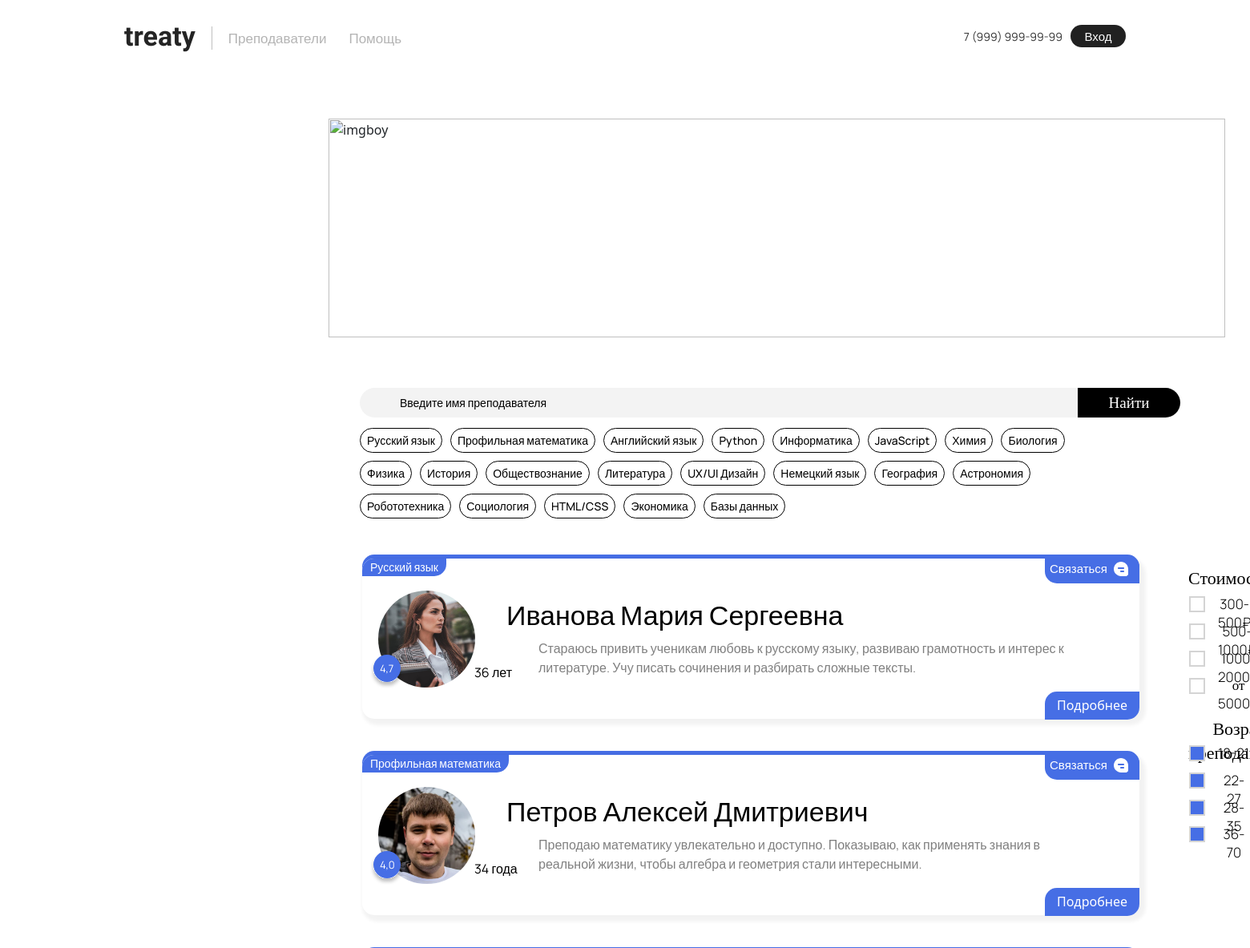
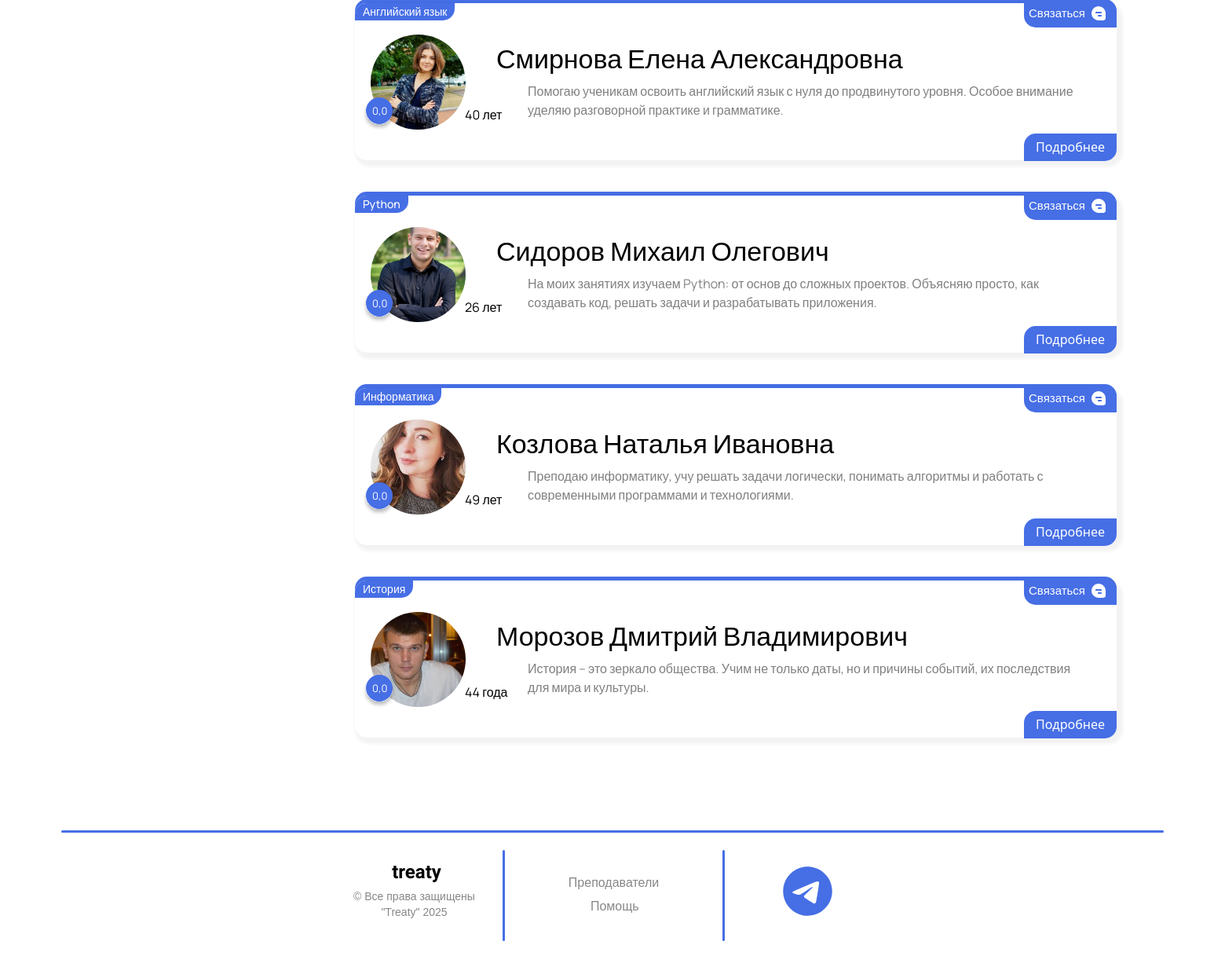
Screenshot of /catalog2/ with the database file from the repository (2 pictures, top to bottom).
### catalog2/models.py (models this page shows, shortened)
class Announcement(models.Model):
    subject = models.ForeignKey(
        Subject, on_delete=models.SET_NULL, null=True, verbose_name='Предмет'
    )
    description = models.CharField('Описание', max_length=250)
    created_at = models.DateTimeField(auto_now=True)
    is_approved = models.BooleanField('Одобрено', default=False)
    user = models.ForeignKey(
        CustomUser,
        on_delete=models.CASCADE,
        verbose_name='Пользователь',
        related_name='prepods',
    )
    class Meta:
        verbose_name = 'объявление'
        verbose_name_plural = 'Каталоги'

class Subject(models.Model):
    name = models.CharField('Название предмета', max_length=100)
    def __str__(self):
        return self.name
    class Meta:
        verbose_name = 'Предмет'
        verbose_name_plural = 'Предметы'

### main/models.py (models this page shows, shortened)
class CustomUser(AbstractUser):
    username = None
    email = models.EmailField(unique=True)
    birthday = models.DateField(null=True, blank=True)
    phone = models.CharField(max_length=15, blank=True)
    contact = models.CharField(max_length=50, blank=True)
    last_name = models.CharField(max_length=150, blank=False)  # Фамилия
    first_name = models.CharField(max_length=150, blank=False)  # Имя
    middle_name = models.CharField(max_length=150, blank=False)  # Отчество
    avatar = models.ImageField(upload_to='avatars/', null=True, blank=True)
    is_teacher = models.BooleanField(default=False)  # Заменили is_active на is_teacher
    is_staff = models.BooleanField(default=False)
    is_superuser = models.BooleanField(default=False)
    date_joined = models.DateTimeField(default=timezone.now)
    rating = models.FloatField(default=0.0)
    balance = models.DecimalField(
        max_digits=10,
        decimal_places=2,
        default=0.00
    )
    USERNAME_FIELD = 'email'
    REQUIRED_FIELDS = []
    objects = CustomUserManager()
    def get_display_name(self):
        return f"{self.first_name} {self.last_name[0]}.{self.middle_name[0]}."
    def get_age(self):
        if self.birthday:
            today = date.today()
            age = today.year - self.birthday.year
            if today.month < self.birthday.month or (
                today.month == self.birthday.month and today.day < self.birthday.day
            ):
                age -= 1
            if age % 10 == 1 and age % 100 != 11:
                age_str = f"{age} год"
            elif 2 <= age % 10 <= 4 and not (12 <= age % 100 <= 14):
                age_str = f"{age} года"
            else:
                age_str = f"{age} лет"
            return age_str
        return None

### catalog2/views.py (the view, shortened to what this page needs)
# urls.py: path('', views.catalog2_home, name='catalog2_home'),
def catalog2_home(request):
    if not request.user.is_authenticated and request.GET.get('action') == 'contact':
        messages.warning(request, 'Чтобы связаться, необходимо войти в аккаунт.')
        return redirect('catalog2_home')
    subjects_cache_key = 'all_subjects'
    subjects = cache.get(subjects_cache_key)
    if not subjects:
        subjects = Subject.objects.all()
        cache.set(subjects_cache_key, subjects, 60 * 60)  # Кэш на 1 час
    catalog2 = Announcement.objects.filter(is_approved=True).select_related('user')
    paginator = Paginator(catalog2, 10)  # 10 объявлений на страницу
    page_number = request.GET.get('page')
    page_obj = paginator.get_page(page_number)
    form = ReviewForm()
    return render(request, 'catalog2/catalog2_home.html', {
        'catalog2': page_obj,  # Передаем объект пагинации
        'form': form,
        'subjects': subjects,
    })

### catalog2/forms.py
class ReviewForm(forms.ModelForm):
    class Meta:
        model = Review
        fields = ['text', 'rating']
        widgets = {
            'text': forms.Textarea(attrs={'placeholder': 'Ваш отзыв...', 'rows': 3}),
            'rating': forms.HiddenInput(),  # Скрытое поле для рейтинга
        }

### catalog2/templates/catalog2/catalog2_home.html (shortened to what this page needs)
{% extends 'main/layout.html' %}
{% load static %}
{% block style %}
<link rel="stylesheet" href="{% static 'main/css/catalog2.css' %}">
{% endblock %}
{% block content %}
<div class="rightfilter">
    <div class="oplata">
        <div class="oplatatext">Стоимость</div>
        <div class="oplatatext">300-500₽</div>
        <div class="oplatatext">500-1000₽</div>
        <div class="oplatatext">1000-2000₽</div>
        <div class="oplatatext">от 5000₽</div>
        <div class="toggle2"></div>
        <div class="toggle2"></div>
        <div class="toggle2"></div>
        <div class="toggle2"></div>
    </div>
    <div class="agefilter">
        <div class="age1">Возраст преподавателя</div>
        <div class="age1">18-21</div>
        <div class="age1">22-27</div>
        <div class="age1">28-35</div>
        <div class="age1">36-70</div>
        <div class="agetoggle1" data-age-range="18-21"></div>
        <div class="agetoggle1" data-age-range="21-27"></div>
        <div class="agetoggle1" data-age-range="27-35"></div>
        <div class="agetoggle1" data-age-range="35-99"></div>
    </div>
</div>
<div>
    <div class="firsttextheaderimg">Ваша подготовка в наших руках</div>
    <div class="secondtextheaderimg">Изучайте ваш любимый
    </div>
    <img class="headimg" src="{% static 'main/img/headimg.svg' %}" alt="imgboy">
</div>
<div class="searchbtnm">Найти</div>
<div><input type="text" id="searchInput" placeholder="Введите имя преподавателя" class="searchM"
            onkeyup="filterSearch()"></div>
<div class="filterobject">
    <button type="button" onclick="filterBySubject('Русский язык')">Русский язык</button>
    <button type="button" onclick="filterBySubject('Профильная математика')">Профильная математика</button>
    <button type="button" onclick="filterBySubject('Английский язык')">Английский язык</button>
    <button type="button" onclick="filterBySubject('Python')">Python</button>
    <button type="button" onclick="filterBySubject('Информатика')">Информатика</button>
    <button type="button" onclick="filterBySubject('JavaScript')">JavaScript</button>
    <button type="button" onclick="filterBySubject('Химия')">Химия</button>
    <button type="button" onclick="filterBySubject('Биология')">Биология</button>
    <button type="button" onclick="filterBySubject('Физика')">Физика</button>
    <button type="button" onclick="filterBySubject('История')">История</button>
    <button type="button" onclick="filterBySubject('Обществознание')">Обществознание</button>
    <button type="button" onclick="filterBySubject('Литература')">Литература</button>
    <button type="button" onclick="filterBySubject('UX/UI Дизайн')">UX/UI Дизайн</button>
    <button type="button" onclick="filterBySubject('Немецкий язык')">Немецкий язык</button>
    <button type="button" onclick="filterBySubject('География')">География</button>
    <button type="button" onclick="filterBySubject('Астрономия')">Астрономия</button>
    <button type="button" onclick="filterBySubject('Робототехника')">Робототехника</button>
    <button type="button" onclick="filterBySubject('Социология')">Социология</button>
    <button type="button" onclick="filterBySubject('HTML/CSS')">HTML/CSS</button>
    <button type="button" onclick="filterBySubject('Экономика')">Экономика</button>
    <button type="button" onclick="filterBySubject('Базы данных')">Базы данных</button>
</div>
<div>
    <div id="resultsContainer">
        {% for el in catalog2 %}
        <div class="containerPrepods">
            <div class="alert">
                {% if user.is_authenticated %}
                <a href="{% url 'chat_view' receiver_id=el.user.id %}" target="_blank">
                    <button type="submit" class="btn-chat">Связаться
                        <img src="{% static 'main/img/chatimg.svg' %}" alt="chatimg" class="chatimg">
                    </button>
                </a>
                {% else %}
                <a href="?action=contact">
                    <button type="button" class="btn-chat">Связаться
                        <img src="{% static 'main/img/chatimg.svg' %}" alt="chatimg" class="chatimg">
                    </button>
                </a>
                {% endif %}
                <div class="divider"></div>
                <h3 class="FIO">{{ el.user.last_name }} {{ el.user.first_name }} {{ el.user.middle_name }}</h3>
                <div class="subject-wrapper">
                    <p class="subject">{{ el.subject }}</p>
                </div>
                <p class="desc">{{ el.description }}</p>
                <p class="age">{{ el.user.get_age }}</p>
                <p class="rating">{{ el.user.rating|floatformat:1 }}</p>
                <img src="{% static 'main/img/ratingEllipse.svg' %}" alt="rating" class="ratingEllipse">
                {% if el.user.avatar %}
                <img src="{{ el.user.avatar.url }}" alt="{{ el.user.get_display_name }}"
                     style="width: 121px; height: 121px; border-radius: 50%; object-fit: cover;" class="avatar">
                {% else %}
                <p>Нет изображения</p>
                {% endif %}
                <div class="morebtn" style="cursor: pointer;">Подробнее</div>
            </div>
        </div>
        {% endfor %}
    </div>
</div>
{% endblock %}

### main/templates/main/layout.html (shortened to what this page needs)
{% load static %}
<!doctype html>
<html lang="en">
<head>
    <link rel="stylesheet" href="https://cdn.jsdelivr.net/npm/bootstrap@5.3.3/dist/css/bootstrap.min.css">
    <link rel="stylesheet" href="https://cdnjs.cloudflare.com/ajax/libs/font-awesome/6.6.0/css/all.min.css">
    <link rel="stylesheet"
          href="https://cdn.jsdelivr.net/npm/@fortawesome/fontawesome-free@6.6.0/css/fontawesome.min.css">
    <link rel="stylesheet" href="{% static 'main/css/nav.css' %}">
    <link rel="stylesheet" href="{% static 'main/css/main.css' %}">
    <link rel="stylesheet" href="{% static 'main/css/reglog.css' %}">
    <link rel="stylesheet" href="{% static 'main/css/profile.css' %}">
    {% block style %}
    {% endblock %}
</head>
<body>
<header>
    <nav class="navbarg">
        <div class="nav-container">
            <div class="nav-row">
                <div class="navbar-brandg">
                    <a href="{% url 'home' %}" class="brand-logog">treaty</a>
                </div>
                <ul class="navbar-menug" id="navbarMenu">
                    <li class="navbar-menug__item">
                        <a href="{% url 'catalog2_home' %}" class="navbar-menug__link">Преподаватели</a>
                    </li>
                    <li class="navbar-menug__item">
                        <a href="{% url 'help' %}" class="navbar-menug__link">Помощь</a>
                    </li>
                </ul>
                <div class="col-4g">
                    <span class="phone-numberg">7 (999) 999-99-99</span>
                    {% if user.is_authenticated %}
                    <div class="profile-dropdown">
                        <div class="profilebutton">
                            <span>{{ user.first_name }}</span>
                            {% if user.avatar %}
                            <img src="{{ user.avatar.url }}" alt="Аватар" class="avatar-img-layout">
                            {% else %}
                            <img src="{% static 'main/img/noimageavatar.svg' %}" alt="Аватар" class="avatar-img">
                            {% endif %}
                        </div>
                        <div class="dropdown-content">
                            <a href="{% url 'recharge_balance' %}" class="logregbtng">{{ user.balance }} ₽</a>
                            <a href="{% url 'profile' %}" class="logregbtng">Профиль</a>
                            <a href="{% url 'chat_list_view' %}" class="logregbtng">Чат</a>
                            <button id="logoutBtn" class="logregbtng" onclick="logout()">Выход</button>
                        </div>
                    </div>
                    {% else %}
                    <button id="logregOpenBtn" class="logregbtng1" onclick="toggleAuthModal()">Вход</button>
                    {% endif %}
                </div>
            </div>
        </div>
    </nav>
</header>
<main>
    {% block content %}
    {% endblock %}
</main>
<div class="footertreaty">
    <div class="footerline1"></div>
    <div class="left-footer-block">
        <div class="treatylogon">treaty</div>
        <div class="allright">© Все права защищены&#10;"Treaty" 2025</div>
    </div>
    <div class="center-footer-block">
        <div class="footerline2"></div>
        <a href="{% url 'catalog2_home' %}" class="footerlinkprepods">Преподаватели</a>
        <a href="{% url 'help' %}" class="footerlinkhelp">Помощь</a>
    </div>
    <div class="right-footer-block">
        <div class="footerline3"></div>
        <a href="https://t.me/TreatySupportBot" target="_blank" rel="noopener noreferrer">
            <img src="{% static 'main/img/telegram.svg' %}" class="tgbutton" alt="Telegram">
        </a>
    </div>
</div>
</body>
</html>

### main/static/main/css/nav.css (style rules this page uses)
.navbarg { position: relative; padding: 30px 140px; background-color: transparent; width: 100%; }
.nav-container { margin: 0 auto; padding: 0 15px; max-width: 1678px; width: 100%; box-sizing: border-box; }
.nav-row { display: flex; justify-content: space-between; align-items: center; column-gap: 20px; row-gap: 20px; flex-wrap: wrap; width: 100%; color: black; }
.navbar-brandg { display: flex; align-items: center; }
.brand-logog { margin-top: -5px; color: #242424; text-align: center; font-family: Raleway; font-size: 34px; font-style: normal; font-weight: 700; line-height: normal; text-decoration: none; position: relative; opacity: 1; }
.brand-logog::after { content: ""; position: absolute; left: 50%; bottom: -13px; width: 0; height: 3px; background-color: black; transition: width 0.3s ease, left 0.3s ease, background-color 0.3s ease; transform: translateX(-50%); }
.navbar-menug { display: flex; justify-content: center; align-items: center; column-gap: 28px; font-size: 17px; font-family: 'Manrope', sans-serif; margin: 0; padding: 0; list-style: none; }
.navbar-menug__item { display: flex; }
.navbar-menug__link { color: #b4b4b4; text-decoration: none; height: 23px; text-align: center; letter-spacing: 0; line-height: 23px; transition: color 0.3s ease, transform 0.1s ease; font-weight: normal; }
.col-4g { margin-top: -5px; display: flex; align-items: center; gap: 10px; margin-left: auto; padding: 0; }
.phone-numberg { color: #333; font-size: 14px; font-family: 'Manrope', sans-serif; }
.logregbtng1 { display: flex; align-items: center; justify-content: center; flex-shrink: 0; border-radius: 15px; width: 69px; height: 28px; border: none; box-shadow: none; transition: transform 0.3s ease; font-family: 'Manrope', sans-serif; font-size: 15px; font-weight: 500; line-height: normal; cursor: pointer; color: white; background-color: #212121; }

### main/static/main/css/reglog.css (style rules this page uses)
body { background-color: #ffffff !important; overflow-x: hidden; }

### main/static/main/css/profile.css (style rules this page uses)
.avatar { position: relative; width: 127px; height: 127px; border-radius: 50%; overflow: hidden; padding: 0; }

### rows the page displays
Announcement: user.last_name "Иванова", user.first_name "Мария", user.middle_name "Сергеевна", subject "Русский язык", description "Стараюсь привить ученикам любовь к русскому языку, развиваю грамотность и интерес к литературе. Учу писать сочинения и разбирать сложные тексты.", user.get_age "36 лет", user.rating "4,7", user.avatar (picture)
Announcement: user.last_name "Петров", user.first_name "Алексей", user.middle_name "Дмитриевич", subject "Профильная математика", description "Преподаю математику увлекательно и доступно. Показываю, как применять знания в реальной жизни, чтобы алгебра и геометрия стали интересными.", user.get_age "34 года", user.rating "4,0", user.avatar (picture)
Announcement: user.last_name "Смирнова", user.first_name "Елена", user.middle_name "Александровна", subject "Английский язык", description "Помогаю ученикам освоить английский язык с нуля до продвинутого уровня. Особое внимание уделяю разговорной практике и грамматике.", user.get_age "40 лет", user.rating "0,0", user.avatar (picture)
Announcement: user.last_name "Сидоров", user.first_name "Михаил", user.middle_name "Олегович", subject "Python", description "На моих занятиях изучаем Python: от основ до сложных проектов. Объясняю просто, как создавать код, решать задачи и разрабатывать приложения.", user.get_age "26 лет", user.rating "0,0", user.avatar (picture)
Announcement: user.last_name "Козлова", user.first_name "Наталья", user.middle_name "Ивановна", subject "Информатика", description "Преподаю информатику, учу решать задачи логически, понимать алгоритмы и работать с современными программами и технологиями.", user.get_age "49 лет", user.rating "0,0", user.avatar (picture)
Announcement: user.last_name "Морозов", user.first_name "Дмитрий", user.middle_name "Владимирович", subject "История", description "История – это зеркало общества. Учим не только даты, но и причины событий, их последствия для мира и культуры.", user.get_age "44 года", user.rating "0,0", user.avatar (picture)
